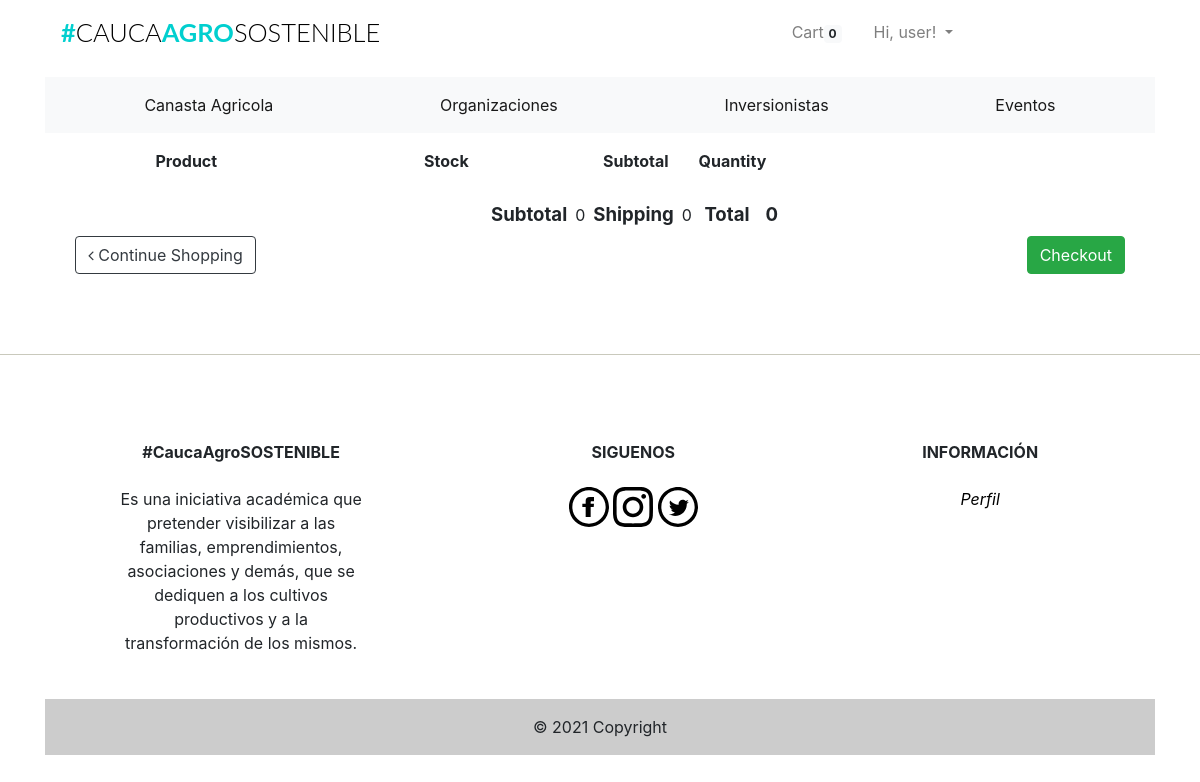
Before: /cart (signed in) with the older database file.
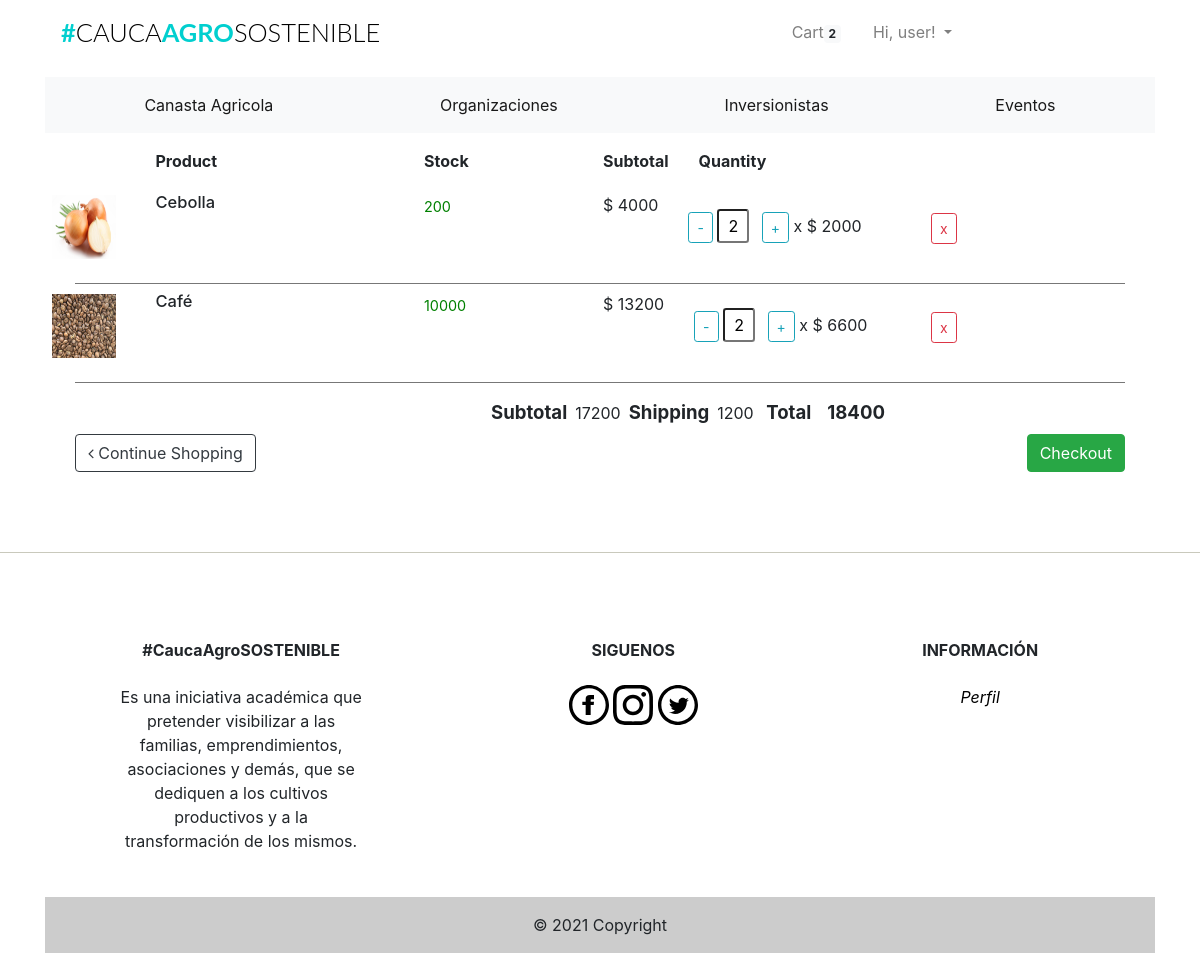
After: the same page with the newer database file.
### app/models.py (models this page shows, shortened)
class Users(UserMixin, db.Model):
    __tablename__ = "users"
    id = db.Column(db.Integer, primary_key=True)
    firstname = db.Column(db.String(24), index=True)
    lastname = db.Column(db.String(24), index=True)
    email = db.Column(db.String(50), index=True, unique=True)
    password_hash = db.Column(db.String)
    phonenumber = db.Column(db.String(18), index=True, unique=True)
    is_admin = db.Column(db.Boolean, default=False)
    order = db.relationship("Orders", backref='ordered_products')
    kart = db.relationship('Kart', uselist=False, backref='user_kart')
    shipping_info = db.relationship(
        'ShippingInfo', backref='shipping', lazy='dynamic')

class Kart(db.Model):
    id = db.Column(db.Integer, primary_key=True)
    product_id = db.Column(db.Integer, db.ForeignKey('products.id'))
    product = db.relationship('Products', uselist=False)
    quantity = db.Column(db.Integer)
    subtotal = db.Column(db.Integer)
    user_id = db.Column(db.Integer, db.ForeignKey('users.id'))
    user = db.relationship('Users', uselist=False, backref='users')

class Products(db.Model):
    __tablename__ = 'products'
    id = db.Column(db.Integer, primary_key=True)
    product_name = db.Column(db.String(100), index=True)
    product_price = db.Column(db.Integer, index=True)
    product_image = db.Column(db.String(120))
    product_description = db.Column(db.String(200))
    product_stock = db.Column(db.Integer)
    promotion_value = db.Column(db.Integer, index=True)
    organizacion_id = db.Column(db.Integer, db.ForeignKey('organizaciones.id'))
    order = db.relationship(
        'Orders', secondary=association_table, backref='my_orders', lazy='dynamic')

### app/users/routes.py (the view)
@users.route('/cart', methods=["GET", "POST"])
def cart():
    if current_user.is_anonymous:
        count = 0
        user = 0
        cartlist = []
    else:
        user = current_user.id
        count = Kart.query.filter_by(user_id=user).count()
        cartlist = Kart.query.filter_by(user_id=user).all()
    form = CartForm()
    price = ShippingPrice()
    items_subtotals = subtotals()
    if current_user.is_anonymous:
        flash('Please login or register to be able to add a shipping address')
        return render_template('users/cart.html', count=count, cartlist=cartlist,
                               title="Cart", form=form, price=price, items_subtotals=items_subtotals)
    return render_template('users/cart.html', count=count, cartlist=cartlist,
                           title="Cart", form=form, price=price, items_subtotals=items_subtotals)

### app/users/forms.py
class CartForm(FlaskForm):
    quantity = IntegerField('1', validators=[DataRequired()])
    submit = SubmitField('Submit')

### app/models.py (called while the page is built)
@login_manager.user_loader
def load_user(id):
    return Users.query.get(int(id))

### app/users/routes.py (called while the page is built)
def ShippingPrice():
    if current_user.is_authenticated:
        item_num = Kart.query.filter_by(user_id=current_user.id).count()
    else:
        item_num = Kart.query.filter_by(user_id=0).count()
    shipping_price = 0
    if item_num >= 1:
        shipping_price = 1200
    elif item_num >= 5:
        shipping_price = 2500
    else:
        pass
    return shipping_price

def subtotals():
    if current_user.is_authenticated:
        get_products = Kart.query.filter_by(user_id=current_user.id).all()
    else:
        get_products = Kart.query.filter_by(user_id=0).all()
    items_subtotal = 0
    for price in get_products:
        items_subtotal += int(price.subtotal)
    return items_subtotal

### app/templates/users/cart.html (shortened to what this page needs)
{% extends "base.html" %}
{% block body%}
<link href="//maxcdn.bootstrapcdn.com/font-awesome/4.1.0/css/font-awesome.min.css" rel="stylesheet">
<link href="{{ url_for('static', filename='css/cart.css')}}" rel="stylesheet">
<div class="container">
		{% if current_user.is_authenticated %}
	<div class="container">
		<div class="row hide">
				<div class="col-1">
				</div>
				<div class="col-6 col-md-3">
					<strong>Product</strong>
				</div>
				<div class="col-3 col-md-2">
						<strong>Stock</strong>
				</div>
				<div class="col-auto left">
						<strong>Subtotal</strong>
				</div>
				<div class="col-auto col-md-3">
						<strong>Quantity</strong>
				</div>
		</div>
		{% for items in cartlist %}
		<div class="row">
			<div class="col-1">
				<img src="{{ items.product.product_image }}" class="item-img img-responsive"/>
			</div>
			<div class="col-6 col-md-3">
					<h6 class="nomargin">
							<p>{{ items.product.product_name }}</p>
						</h6>
			</div>
			<div class="col-3 col-md-2">
					<span class="size">{{ items.product.product_stock }}</span>
			</div>
			<div class="col-auto left">
					<p>
							<span class="iso">$</span>
							<span class="item-total{{ items.id }} item-total">{{ items.subtotal }}
						</span></p>
			</div>
			<div class="col-auto col-md-4">
					<form action="{{url_for('users.quantity_update', id=items.id)}}" class="form-inline"
					style="padding:0;margin:0;">
						<p>
							<input id="minus-btn" type="button" class="minus-btn{{items.id}} btn btn-sm btn-outline-info" value="-">
								<input type="text" name="quantity" class="qty form-control-sm"
								id="qty{{items.id}}" value="{{items.quantity}}" readonly>
							<input id="plus-btn" type="button" class="plus-btn{{items.id}} 	btn btn-sm btn-outline-info" value="+">
							 <span class="times">x</span> <span class="iso">$</span> <span class="item-price{{items.id}}"> {{ items.product.product_price }}</span>
						</p>
					</form>
			</div>
			<div class="col-3 col-md-2 actions">
					<a href="{{ url_for('users.remove_item', id=items.id) }}"
					class=" btn btn-outline-danger btn-sm">x</a>
			</div>
		</div>
		<div class="line"></div>
		{% endfor %}
		<div class="table-crt">
				<strong>Subtotal</strong>
				<span id="subtotal_value">{{items_subtotals}}</span>
				<strong>Shipping</strong>
				{{ price }}
				<strong>Total</strong>
				<strong><span id ="total-final">{{items_subtotals + price}}</span></strong>
		</div>
					<a href="{{ url_for('home.homepage') }}" class="btn btn-outline-dark continue-shopping"><i class="fa fa-angle-left"></i> Continue Shopping</a>
					<a href="#" class="btn btn-success checkout-btn float-right" data-toggle="modal"
						data-target="#exampleModalCenter">Checkout</a>
</div>
	</div>
</div>
{% endif %}
{% endblock %}

### app/templates/base.html (shortened to what this page needs)
<html>
  <head>
      <link href="{{ url_for('static', filename='css/bootstrap.min.css') }}"rel="stylesheet">
      <link href="{{ url_for('static', filename='css/st.css') }}"rel="stylesheet">
      <link href='https://api.mapbox.com/mapbox-gl-js/v2.3.1/mapbox-gl.css' rel='stylesheet' />
  </head>
  <body>
  {% include "navbar.html" %}
  {% include "categories/categories.html" %}
  <div class="container">
    {% block body %}
    {% endblock %}
  <div class="push"></div>
  <hr class="footer-break"></hr>
{% include "footer.html" %}
</body>
</html>

### app/templates/navbar.html (shortened to what this page needs)
{% block navbar %}
<div class="container mt-1 mb-3">
  <nav class="navbar navbar-expand-lg navbar-light">
    <h1 class="brand_name">
      <a class="navbar-brand" href="{{ url_for('home.homepage') }}">#<span>CAUCA</span>AGRO<span>SOSTENIBLE</span></a>
    </h1>
    <div class="collapse navbar-collapse" id="navbarNav">
      <ul class="navbar-nav ml-auto mr-auto mt-2 mt-lg-0">
        {% if current_user.is_authenticated %}
        {% if current_user.is_admin %}
        <li class="nav-item ml-3">
          <a class="nav-link active" href="{{ url_for('home.admin_dashboard') }}">Dashboard</a>
        </li>
        <li class="nav-item ml-3">
          <a class="nav-link" href="{{ url_for('admin.list_products') }}">Productos</a>
        </li>
        <li class="nav-item ml-3">
          <a class="nav-link" href="{{ url_for('admin.list_organizaciones') }}">Organizaciones</a>
        </li>
        <li class="nav-item ml-3">
          <a class="nav-link" href="{{ url_for('admin.list_inversionistas') }}">Inversionistas</a>
        </li>
        <li class="nav-item ml-3">
          <a class="nav-link" href="{{ url_for('admin.list_eventos') }}">Eventos</a>
        </li>
        <li class="nav-item ml-3">
          <a class="nav-link" href="{{ url_for('admin.list_orders') }}">Orders</a>
        </li>
        {% else %}
        <li class="nav-item ml-3">
          <a class="nav-link" href="{{ url_for('users.cart') }}">Cart<span class="badge badge-light">{{ count
              }}</span></a>
        </li>
        {% endif %}
        <li class="nav-item dropdown ml-3">
          <a class="nav-link dropdown-toggle" data-toggle="dropdown" href="#" role="button" aria-haspopup="true"
            aria-expanded="false">
            Hi, {{ current_user.firstname }}!
          </a>
        </li>
        {% endif %}
      </ul>
    </div>
  </nav>
</div>
{% endblock %}

### app/templates/categories/categories.html
{% block organizacion %}
<div class="container mt-1 mb-3 overflow-auto">
  <nav class="navbar navbar-expand navbar-light bg-light">
    <div class="collapse navbar-collapse" id="navbarNav">
      <ul class="navbar-nav d-flex justify-content-around">
        <li class="nav-item active">
          <a class="nav-link" href="{{ url_for('home.canasta') }}">Canasta Agricola</a>
        </li>
        <li class="nav-item active">
          <a class="nav-link" href="{{ url_for('home.organizaciones') }}">Organizaciones</a>
        </li>
        <li class="nav-item active">
          <a class="nav-link" href="{{ url_for('home.inversionistas')}}">Inversionistas</a>
        </li>
        <li class="nav-item active">
          <a class="nav-link" href="{{ url_for('home.eventos') }}">Eventos</a>
        </li>
      </ul>
    </div>
  </nav>
</div>
{% endblock %}

### app/templates/footer.html (shortened to what this page needs)
{% block footer %}
<div class="container my-5">
  <footer
          class="text-center text-lg-start text-black"
          style="background-color: #ffffff"
          >
    <div class="container p-4 pb-0">
      <section class="">
        <div class="row">
          <div class="col-md-3 col-lg-3 col-xl-3 mx-auto mt-3">
            <h6 class="text mb-4 font-weight-bold">
              #CaucaAgroSOSTENIBLE
            </h6>
            <p>
              Es una iniciativa
              académica que pretender visibilizar a las familias, emprendimientos, asociaciones y demás, que se dediquen
              a los cultivos productivos y a la transformación de los mismos.
            </p>
          </div>
          <div class="col-md-4 col-lg-3 col-xl-3 mx-auto mt-3">
            <h6 class="text-uppercase mb-4 font-weight-bold">Siguenos</h6>
            <a href="https://www.facebook.com/">
              <img src="{{ url_for('static',filename='iconmonstr-facebook.svg') }}" class="img-responsive svg-footer">
            </a>
            <a href="https://www.instagram.com/">
              <img src="{{ url_for('static',filename='iconmonstr-instagram.svg') }}" class="img-responsive svg-footer">
            </a>
            <a href="https://twitter.com/?lang=en">
              <img src="{{ url_for('static',filename='iconmonstr-twitter.svg') }}" class="img-responsive svg-footer">
            </a>
          </div>
          <div class="col-md-3 col-lg-2 col-xl-2 mx-auto mt-3">
            <h6 class="text-uppercase mb-4 font-weight-bold">Informaci&oacute;n</h6>
            <a href="{{ url_for('users.profile') }}">
              <p><i><span style="color:black;">Perfil</span></i><p>
            </a>
          </div>
        </div>
      </section>
    </div>
    <div class="text-center p-3" style="background-color: rgba(0, 0, 0, 0.2)">
      © 2021 Copyright
    </div>
  </footer>
</div>
{% endblock %}

### app/static/css/st.css (style rules this page uses)
.svg-footer { height: 2.5em; width: 2.5em; }
.footer-break { background-color:#e0e0d1; }
.brand_name .navbar-brand { font-size:1.59rem; text-transform: uppercase; font-family: 'Lato', sans-serif; font-weight: 700; color: #333; }
.brand_name >.navbar-brand { color:#01CFCF; text-decoration: none; }
.brand_name >.navbar-brand span { color: #000; font-weight: 300; }
.navbar-nav { width: 100%; align-items: flex-start; }
.push { height:4em; }
.row { margin-left: auto; margin-right: auto; margin-bottom: 20px; }
.row:after { content: ""; display: table; clear: both; }

### app/static/css/cart.css (style rules this page uses)
p,h1, h3, input, ul, h6 ,h5 { margin: 0; padding: 0; }
ul { list-style-type: none; }
.line { width: 100%; margin-bottom:8px; border-bottom:1px solid #777777; }
.actions { margin-left:auto; margin-right:30px; margin-top: -50px; }
.table-crt { display:table; margin-left: auto; margin-right: 20px; width: 60%; padding: 8px; }
.table-crt > strong { padding: 8px; font-size: 18.59px }
@media screen and (max-width: 1280px) { .row { margin-left: -24px; } }
@media screen and (max-width: 1280px) { .col-1 { margin-left: -14px; } }
@media screen and (max-width: 1280px) { .col-6 { margin-left: 14px; } }
@media screen and (max-width: 1280px) { .nomargin > p { word-wrap: break-word; } }
@media screen and (max-width: 1280px) { .actions { margin-left:auto; margin-right:30px; margin-top: -50px; } }
@media screen and (max-width: 1280px) { .table-crt { display:table; margin-left: auto; margin-right: 20px; width: 60%; padding: 8px; } }
@media screen and (max-width: 1280px) { .table-crt > strong { padding: 8px; font-size: 18.59px } }
.item-img { width:5em; height: 4em; display:inline; padding-right:1em; margin-top: 2px; margin-bottom: 4px; }
.item-img, .item-name { display: inline-block; }
span.size { color:green; line-height: 2; font-size: .90em; }
.nomargin { font-size: 1.03em; text-transform: capitalize; }
.nomargin > p { word-wrap: break-word; }
input.qty { width: 2em; text-align: center; font-size: 1em; padding: .25em; margin: 1em .5em 0 0; }

Changed rows visible on the page:
added Kart: product.product_image (picture), product.product_name "Cebolla", product.product_stock "200", subtotal "4000", quantity "2", product.product_price "2000"
added Kart: product.product_image (picture), product.product_name "Café", product.product_stock "10000", subtotal "13200", quantity "2", product.product_price "6600"
Other visible differences:
{{ count }}: "0" → "2"
{{ items_subtotals }}: "0" → "17200"
{{ price }}: "0" → "1200"
{{ items_subtotals + price }}: "0" → "18400"
